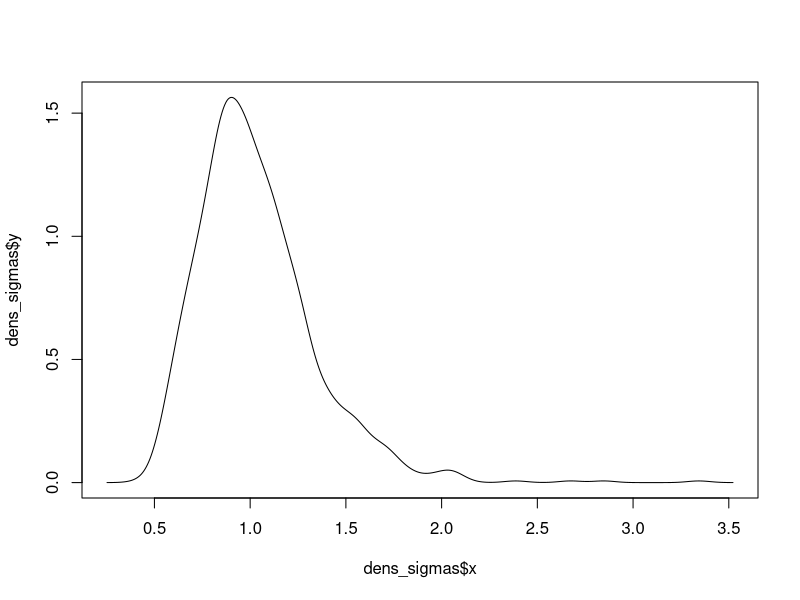
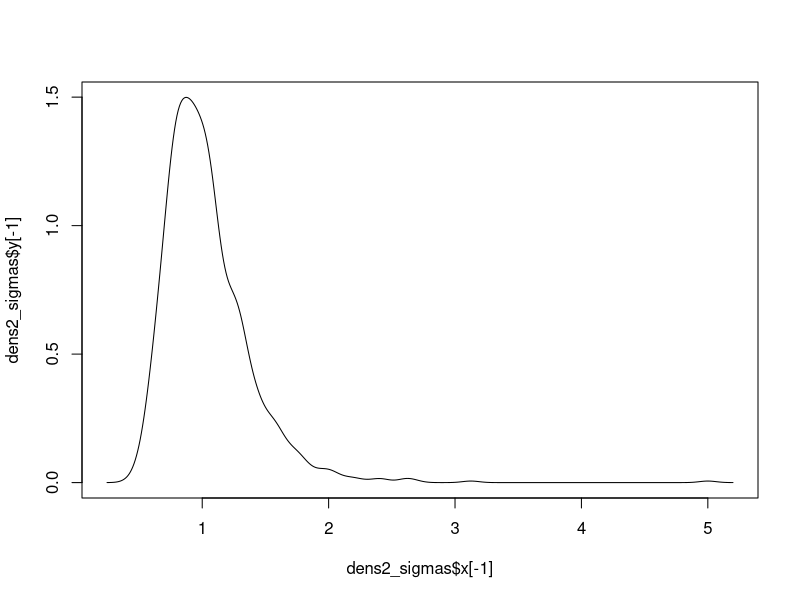
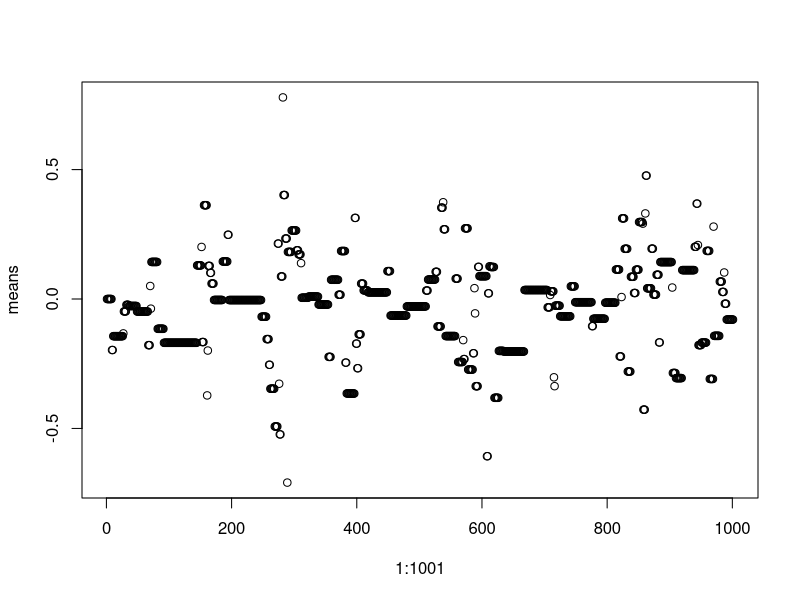
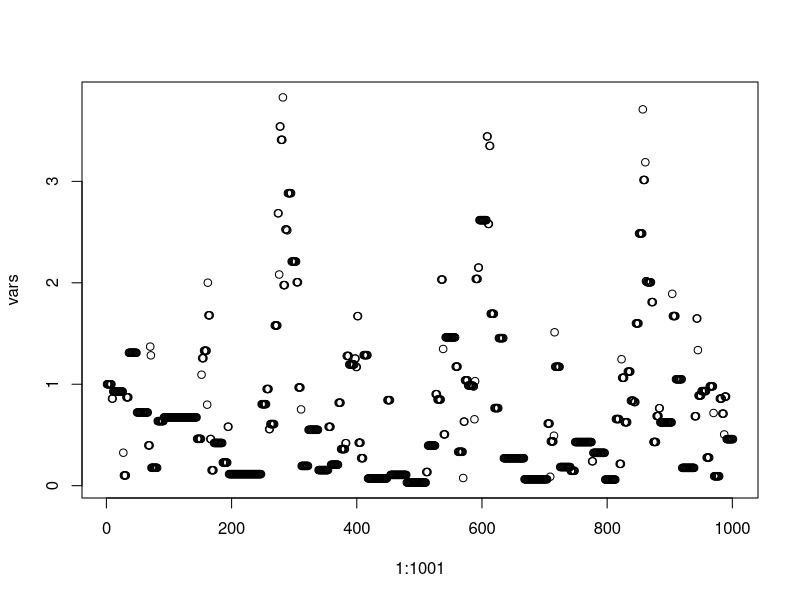
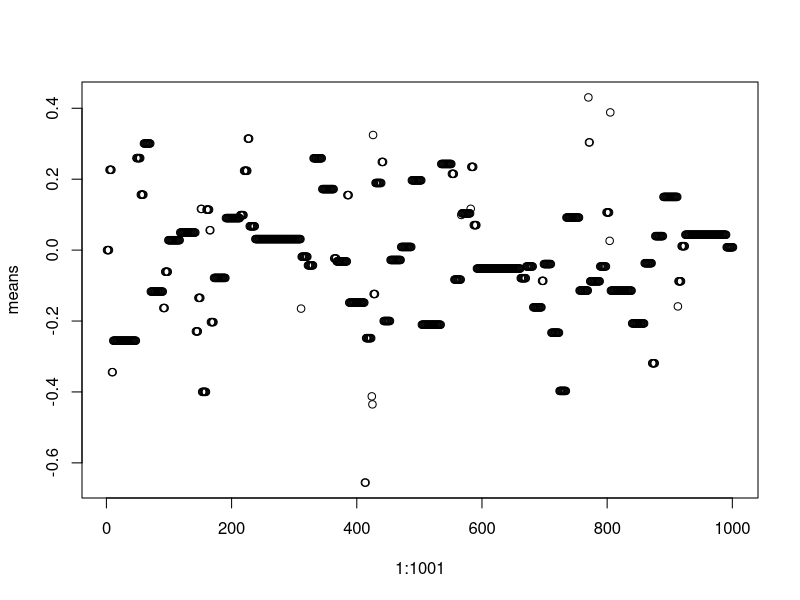
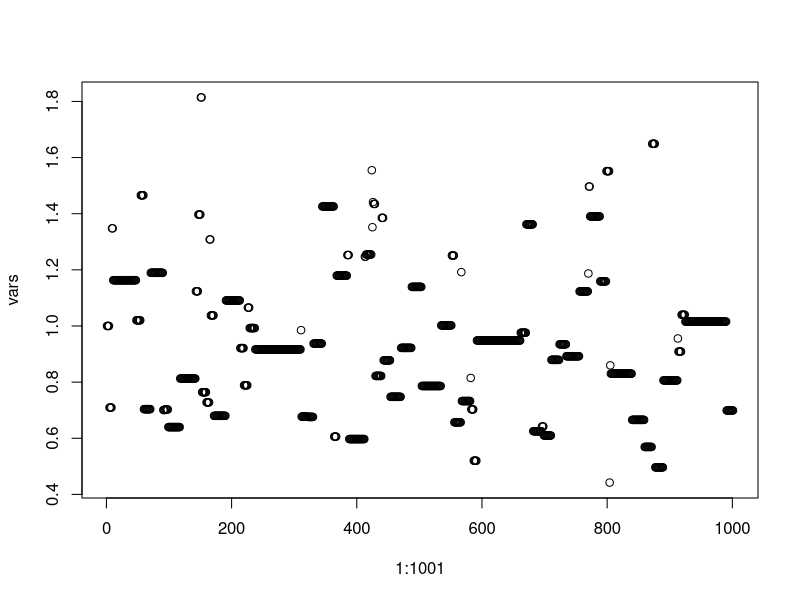
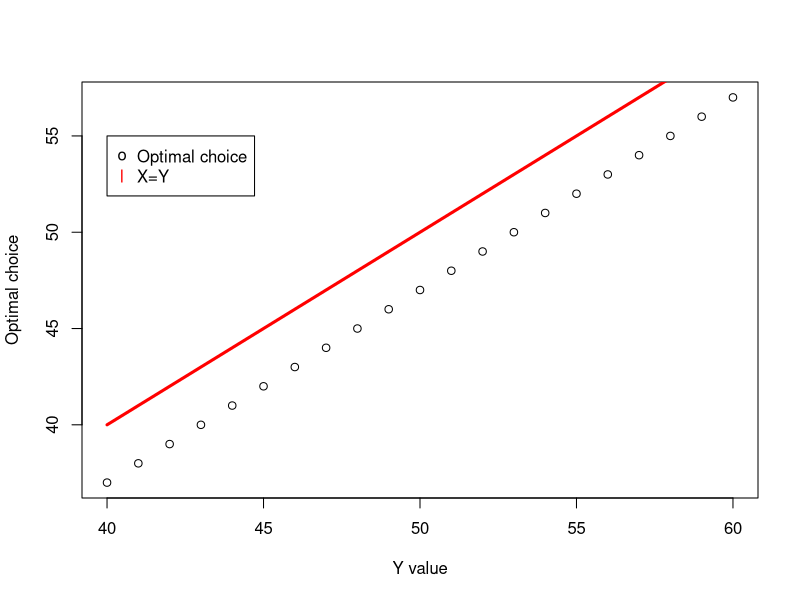
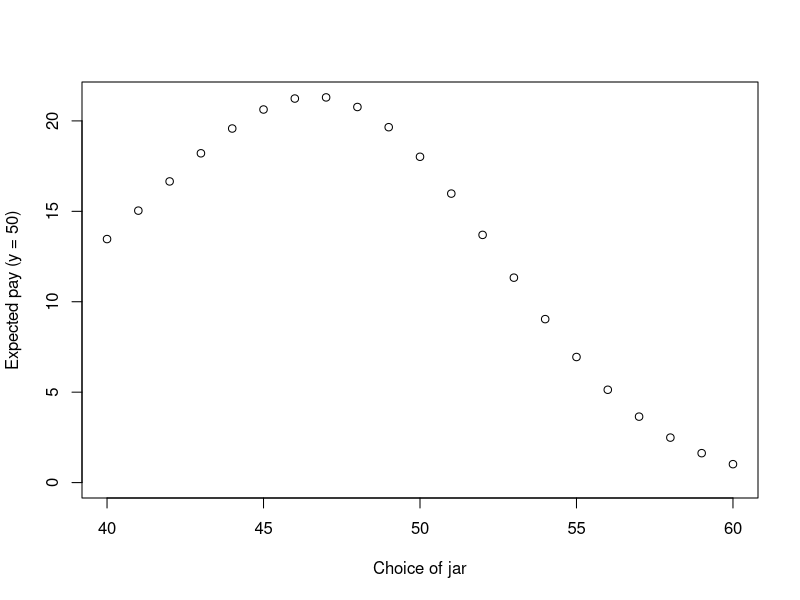

R code for these plots, in order:
library(ggplot2)
library(tidyr)

dir = "C:/Users/24693/OneDrive - Handelshögskolan i Stockholm/Documents/Plugg/Metrics 1/PS/Problem set 2/Bilder"


##1



expectation = function(par,y){
  c = par[1]
  x = seq((c+1),101)
  
  j = seq(1,100)
  
  s_seq = (j/100)^y*(1-j/100)^(100-y)
  
  k = sum(s_seq)
  
  expected_pay = (x/100)^y*(1-x/100)^(100-y)*100/(x-c)
  
  total = sum(expected_pay)*1/k
  
  return(-total)
  
}

y_vals = seq(1,100)
x_vals = rep(0, length(y_vals))


for (j in 1:100){
  x = seq(1,100)
  
  y = rep(0, length(x))
  max = 0
  x_max = 0
  for (i in 1:length(x)){
    y[i] = -expectation(c(x[i]),y_vals[j])
    
    if(y[i]>max){
      max = y[i]
      x_max = i
    }
    
    
  }
  x_vals[j] = x_max 
  
}

png(filename = paste0(dir, "/Optim_of_y.png"), width = 800, height = 600)
plot(y_vals[40:60], x_vals[40:60], xlab = "Y value", ylab = "Optimal choice")
lines(y_vals[40:60], y_vals[40:60], col = "red", lwd = 3)
legend(40,55,legend=c("Optimal choice","X=Y"), col=c("black","red"),
       pch=c("o","l"))

dev.off()

length(y_vals)
x_vals[98]


x = seq(1,100)

y = rep(0, length(x))
max = 0
for (i in 1:length(x)){
  y[i] = -expectation(c(x[i]),50)
  
  if(y[i]>max){
    max = y[i]
    x_max = i
  }
  
  
}

png(filename = paste0(dir, "/E_of_50.png"), width = 800, height = 600)
plot(x,y, xlim=c(40,60), ylab = "Expected pay (y = 50)", xlab = "Choice of jar")
dev.off()

-expectation(50,50)







##2
##Parts a-d
set.seed(5)
N = 25
X = rnorm(mean = 0, sd = 1, n = N)

mean = c(0,0,2,2)
var = c(1/2, 2, 1/2, 2)


val = seq(-1,1, by = 0.01)
data = matrix(nrow = length(val), ncol = 5)

max = matrix(nrow = 2, ncol = 4)

colnames(data) = c("val", 1,2,3,4)
colnames(max) = c(1,2,3,4)
data[,1] = val

post = function(par){
  mu = par[1]
  
  l = -1/sqrt(2 * pi * tao_n)*exp(-(mu-mu_n)^2/(2*tao_n))
  
  return(l) 
  
}

for (i in 1:4){
  
  mu_n = (N/1*mean(X)+1/var[i]*mean[i])/(N/1+1/var[i])
  tao_n = 1/(N/1+1/var[i])
  
  f = 1/sqrt(2 * pi * tao_n)*exp(-(val-mu_n)^2/(2*tao_n))
  
  data[,i+1] = f
  
  ##assign(paste0("post_",i), f)
  
  maximum = optim(c(0), post)
  
  max[1,i] =  maximum$par
  max[2,i] =  -1*maximum$value
  
}

df = data.frame(data)
max
png(filename = paste0(dir, "/posterior densities.png"), width = 800, height = 600)
plot(df$val, df$X1,type = "l", col = "red", xlab = "x", ylab = "Density")
lines(df$val, df$X2, type = "l", col = "blue")
lines(df$val, df$X3, type = "l", col = "green")
lines(df$val, df$X4, type = "l", col = "black")

legend(-1,2,legend=c("(0,1/2)","(0,2)","(2,1/2)", "(2,2)"), col=c("red","blue","green","black"),
       pch=c("l","l","l","l"))
dev.off()

##e-h

##Prior parameters 
mu = 0
tao = 1/2 
alpha = 1
beta = 1


##Initial values
mu_0= c(0,-2)
sigma_0 = c(1,5)

means = matrix(nrow = 2, ncol = 1001)
sigmas = matrix(nrow = 2, ncol = 1001)

for (j in 1:2){
  means[j,1] = mu_0[j]
  sigmas[j,1] = sigma_0[j]
  
  for(i in 1:1000){
    
    mu_n = (N/sigmas[j,i]*mean(X)+1/tao*mu)/(N/sigmas[j,i]+1/tao) ##Posterior mean
    tao_n = 1/(N/sigmas[j,i]+1/tao) ##Posterior variance
    
    means[j,i+1] = rnorm(n = 1, mean = mu_n, sd = sqrt(tao_n)) ##Draw next mean from distribution
    #conditional on data and variance[i]
    
    squares = (X - means[j,i+1])^2 
    
    shape_a = alpha + N/2 ##Posterior shape
    
    rate_b = beta + 1/2*sum(squares) ##Posterior rate
    
    sigmas[j,i+1] = 1/rgamma(n = 1,shape = shape_a, rate =rate_b) ##Draw next variance from
    #distribution conditional on data and mean[i + 1]
    
    
  } 
  
  

}
png(filename = paste0(dir, "/means0.png"), width = 800, height = 600)
plot(1:1001, means[1,], xlab = "Iteration", ylab = expression(mu))
dev.off()

png(filename = paste0(dir, "/meansMinus2.png"), width = 800, height = 600)
plot(1:1001, means[2,], xlab = "Iteration", ylab = expression(mu))
dev.off()

png(filename = paste0(dir, "/var1.png"), width = 800, height = 600)
plot(1:1001, sigmas[1,], xlab = "Iteration", ylab = expression(sigma^2))
dev.off()

png(filename = paste0(dir, "/var5.png"), width = 800, height = 600)
plot(1:1001, sigmas[2,], xlab = "Iteration", ylab = expression(sigma^2))
dev.off()

#f
dens_mean = density(means[1,])
dens_sigmas = density(sigmas[1,])


mu_n = (N/1*mean(X)+1/tao*mu)/(N/1+1/tao)
tao_n = 1/(N/1+1/tao)


f_mean = 1/sqrt(2 * pi * tao_n)*exp(-(dens_mean$x-mu_n)^2/(2*tao_n))

png(filename = paste0(dir, "/Gibbs0.png"), width = 800, height = 600)
plot(dens_mean$x, dens_mean$y, type = "l", xlab = expression(mu), ylab = "Density")
lines(dens_mean$x, f_mean, type = "l", col = "blue")

legend(-0.75,2,legend=c("Known var","Gibbs"), col=c("black","blue"),
       pch=c("l","l"))
dev.off()

plot(dens_sigmas$x, dens_sigmas$y, type = "l")



#h
dens2_mean = density(means[2,])
dens2_sigmas = density(sigmas[2,])


f_var = 1/sqrt(2 * pi * tao_n)*exp(-(dens2_mean$x[-1]-mu_n)^2/(2*tao_n))


png(filename = paste0(dir, "/GibbsMinus2.png"), width = 800, height = 600)
plot(dens2_mean$x[-1], dens2_mean$y[-1], type = "l", xlab = expression(mu), ylab = "Density")
lines(dens2_mean$x[-1], f_var, type = "l", col = "blue")

legend(-1.5,2,legend=c("Known var","Gibbs"), col=c("black","blue"),
       pch=c("l","l"))
dev.off()


plot(dens2_sigmas$x[-1], dens2_sigmas$y[-1], type = "l")




#i
##Repeated sampling of a VECTOR of the parameters. 
##Prior, joint distribution are assumed to be independent. 


##Initial values
mu_0 = 0
sigma_0 = 1

##Candidtate standard deviation
candidate_sd_mean = 1
candidate_sd_var = 1

means = rep(0, times = 1001)
vars = rep(0, times = 1001)

means[1] = mu_0
vars[1] = sigma_0


for(i in 1:1000){
  
  cand_mean = rnorm(n = 1, mean = means[i], sd = candidate_sd_mean) ##Draw mean from candidate dist
  cand_var = rnorm(n = 1, mean = vars[i], sd = candidate_sd_var) ##Draw var from candidate dist
  
  if(cand_var<0){
    cand_var = cand_var*(-1)
  }
  
  
  ##Candidate posterior
  mu_n_cand = (N/cand_var*mean(X)+1/tao*mu)/(N/cand_var+1/tao) ##Posterior mean of mu. 
  tao_n_cand = 1/(N/cand_var+1/tao) ##Posterior variance of mu
  
  f_cand_var = dgamma(cand_var, shape = alpha, rate = beta)
  
  f_cand_mean = dnorm(x = cand_mean, mean = mu_n_cand, sd = sqrt(tao_n_cand)) ##prob of cand mean
  #* likelihood of sample
  posterior_cand = f_cand_var * f_cand_mean
  

  ##Current posterior 
  mu_n = (N/vars[i]*mean(X)+1/tao*mu)/(N/vars[i]+1/tao) 
  tao_n = 1/(N/vars[i]+1/tao) 
  
  f_var = dgamma(vars[i], shape = alpha, rate = beta)

  f_mean = dnorm(x = means[i], mean = mu_n, sd = sqrt(tao_n)) ##Prob of current mean
  #* likelihood of sample 
  posterior_current = f_var * f_mean
  

  frac = posterior_cand / posterior_current
  
  
  u = runif(n = 1)
  
  if(u <= frac){
    means[i+1] = cand_mean
    vars[i+1] = cand_var
  }
  
  else{
    means[i + 1] = means[i]
    vars[i+1] = vars[i]
  }
  
}

##i
plot(1:1001, means)
plot(1:1001, vars)

dens3_mean = density(means)
dens3_sigmas = density(vars)

png(filename = paste0(dir, "/MCMC_N_mean.png"), width = 800, height = 600)
plot(dens3_mean$x, dens3_mean$y, type = "l", xlab = expression(mu), ylab = "Density")
lines(dens_mean$x, dens_mean$y, type = "l", col = "blue")
legend(-0.6,3,legend=c("MCMC","Gibbs"), col=c("black","blue"),
       pch=c("l","l"))
dev.off()


png(filename = paste0(dir, "/MCMC_gamma_var.png"), width = 800, height = 600)

plot( dens3_sigmas$x, dens3_sigmas$y , type = "l", xlab = expression(sigma^2), ylab = "Density")
lines(dens_sigmas$x, dens_sigmas$y, type = "l", col = "blue")

legend(0.5,2,legend=c("MCMC","Gibbs"), col=c("black","blue"),
       pch=c("l","l"))

dev.off()



##j 

f_post = function(data, mu, sigma){
  
  probs = dnorm(data, mean=mu, sd = sqrt(sigma)) 
  f_mu = 1/4 * exp(-2*abs(mu))
  f_sigma = dexp(x = sigma, rate = 1)

  l = prod(probs)
  
  return(l*f_mu*f_sigma)
} 

##Initial values
mu_0 = 0
sigma_0 = 1

##Candidtate standard deviation
candidate_sd_mean = 1
candidate_sd_var = 1

means = rep(0, times = 1001)
vars = rep(0, times = 1001)

means[1] = mu_0
vars[1] = sigma_0


for(i in 1:1000){
  
  cand_mean = rnorm(n = 1, mean = means[i], sd = candidate_sd_mean) ##Draw mean from candidate dist
  cand_var = rnorm(n = 1, mean = vars[i], sd = candidate_sd_var) ##Draw var from candidate dist
  
  if(cand_var<0){
    cand_var = cand_var*(-1)
  }
  
  
  ##Candidate posterior

  posterior_cand = f_post(X, cand_mean, cand_var)
  
  
  ##Current posterior 

  posterior_current = f_post(X, means[i], vars[i])
  
  
  frac = posterior_cand / posterior_current
  
  
  u = runif(n = 1)
  
  if(u <= frac){
    means[i+1] = cand_mean
    vars[i+1] = cand_var
  }
  
  else{
    means[i + 1] = means[i]
    vars[i+1] = vars[i]
  }
  
}

##i
plot(1:1001, means)
plot(1:1001, vars)

dens4_mean = density(means)
dens4_sigmas = density(vars)

##Posterior density given known variance and data
mu_n = (N/1*mean(X)+1/tao*mu)/(N/1+1/tao)
tao_n = 1/(N/1+1/tao)
f_mean = 1/sqrt(2 * pi * tao_n)*exp(-(dens4_mean$x-mu_n)^2/(2*tao_n))
##

png(filename = paste0(dir, "/MCMC_prior2_mean.png"), width = 800, height = 600)
plot(dens4_mean$x, dens4_mean$y, type = "l", xlab = expression(mu), ylab = "Density")
lines(dens3_mean$x, dens3_mean$y, type = "l", col = "red")
lines(dens_mean$x, dens_mean$y, type = "l", col = "blue")
lines(dens4_mean$x, f_mean, type = "l", col = "green")
legend(-0.6,3,legend=c("MH-prior2","MH-prior1","Gibbs", "Known var"), col=c("black","red", "blue","green"),
       pch=c("l","l","l","l"))
dev.off()

png(filename = paste0(dir, "/MCMC_prior2_var.png"), width = 800, height = 600)
plot(dens4_sigmas$x, dens4_sigmas$y, type = "l", xlab = expression(sigma^2), ylab = "Density", ylim= c(0,2.2))
lines(dens3_sigmas$x, dens3_sigmas$y, type = "l", col = "red")
lines(dens_sigmas$x, dens_sigmas$y, type = "l", col = "blue")
legend(2,1.5,legend=c("MH-prior2","MH-prior1","Gibbs"), col=c("black","red", "blue"),
       pch=c("l","l","l"))

dev.off()







